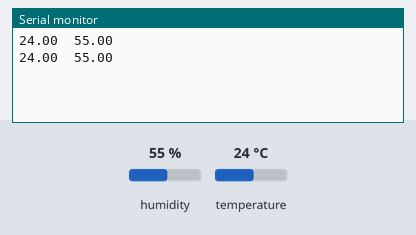
Bench run of a sketch on a simulated Arduino Uno, built with avr-gcc and run on an emulated ATmega328P. On the bench: the last lines printed to the serial monitor. Inputs (shaded band) come from the test bench; at power-on: humidity 55 %, temperature 24 °C.

Above: at 2.2 s.
2.3 s: humidity set to 22 %
At 4.8 s:
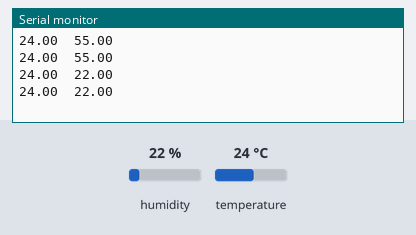
5.0 s: temperature set to 12 °C
At 6.5 s:
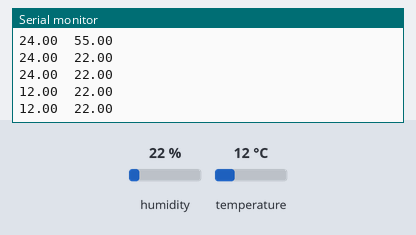
7.7 s: humidity set to 40 %
At 8.9 s:
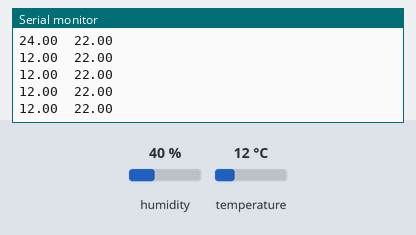
Timing chart, 0 to 10.7 s (numbered marks = the images above; inputs shaded):
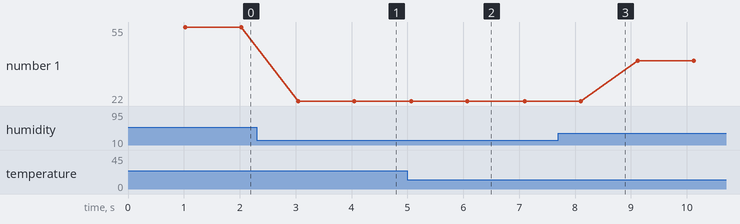

Measured:
- after the input at 2.3 s, the serial monitor: prints a new line after 0.75 s (image 1)
- after the input at 5.0 s, the serial monitor: prints a new line after 0.07 s (image 2)
- plotted number 1: 55 → 22 after the input at 2.3 s, 22 → 40 after the input at 7.7 s

The sketch:

temperature_and_humidity.ino
```cpp
#include <DHT.h> //you need to import the zip which is in the same folder of this sketch

String t; //temperature
String h; //humiduty

#define DHTPIN 7
#define DHTTYPE DHT11
DHT dht(DHTPIN, DHTTYPE);

void setup ()
{
  Serial.begin(9600);
  delay(1000);
}

void loop ()
{
  t = String(dht.readTemperature());
  h = String (dht.readHumidity());
  Serial.println(t + "\t" + h);
  delay(1000);
}
```
